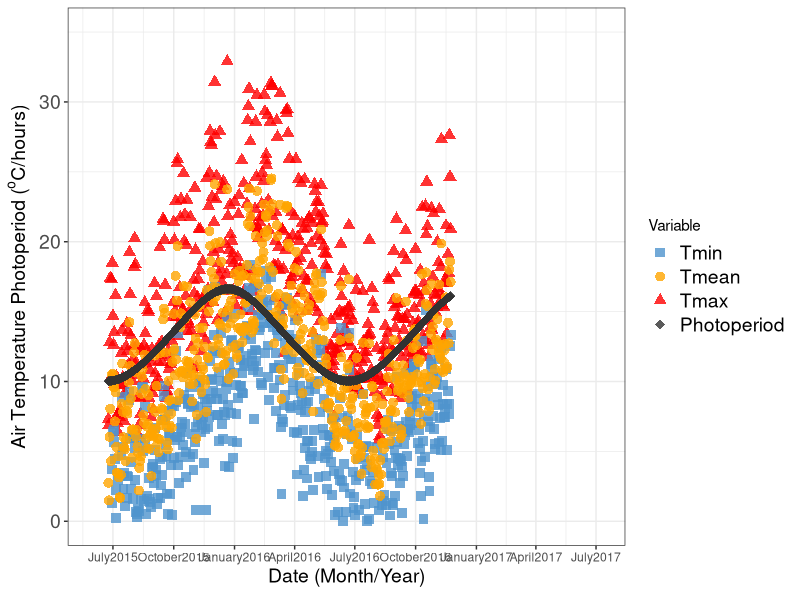
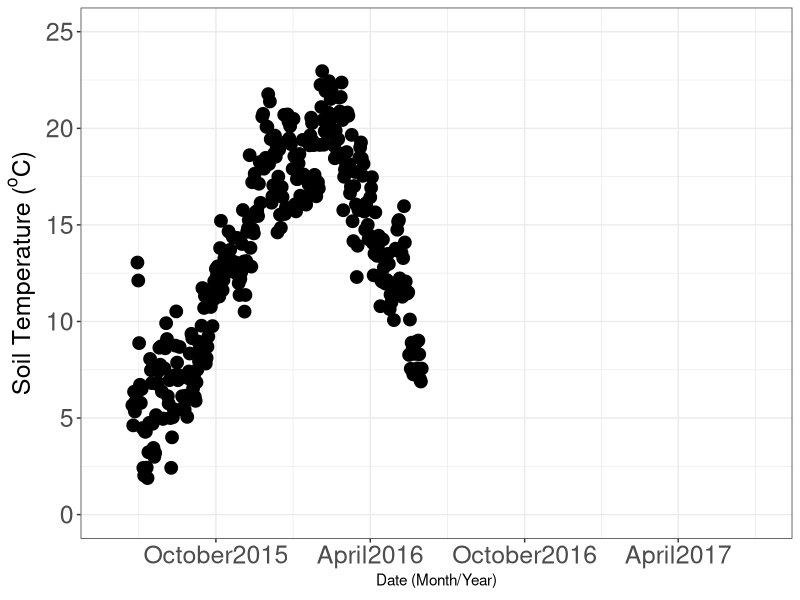
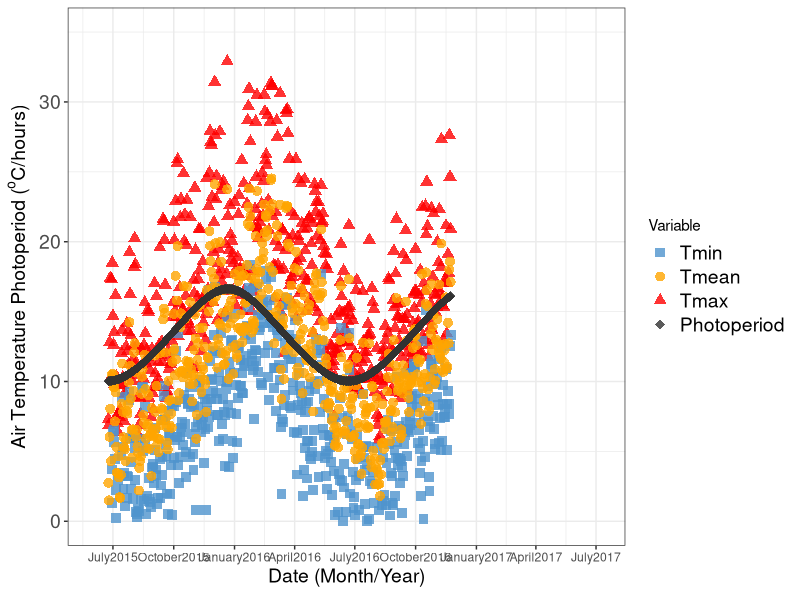
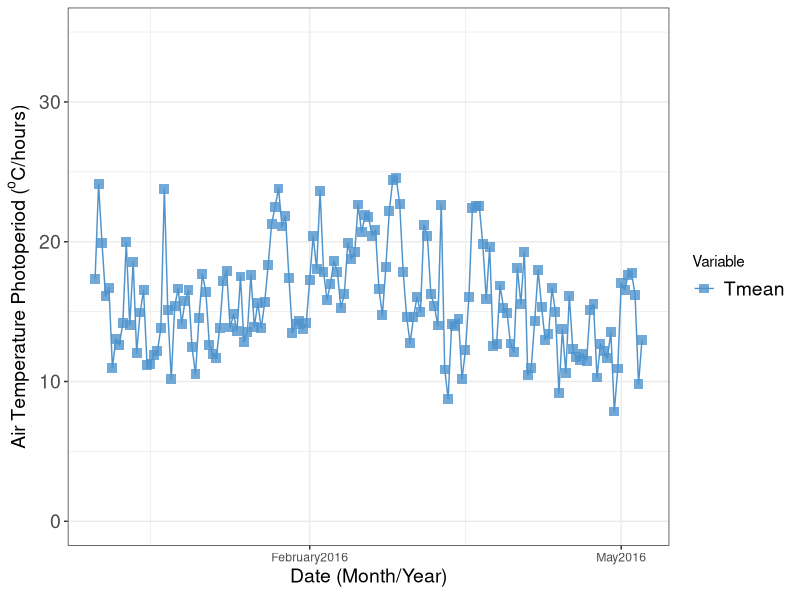
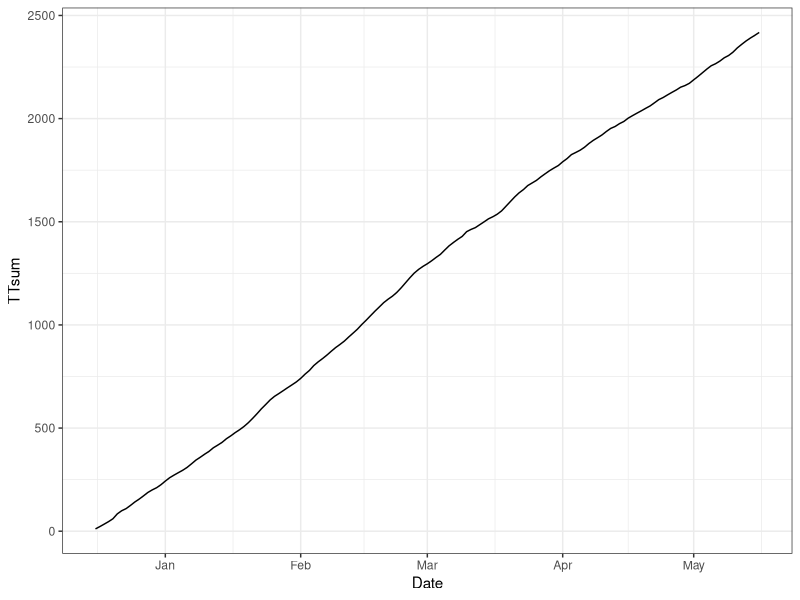
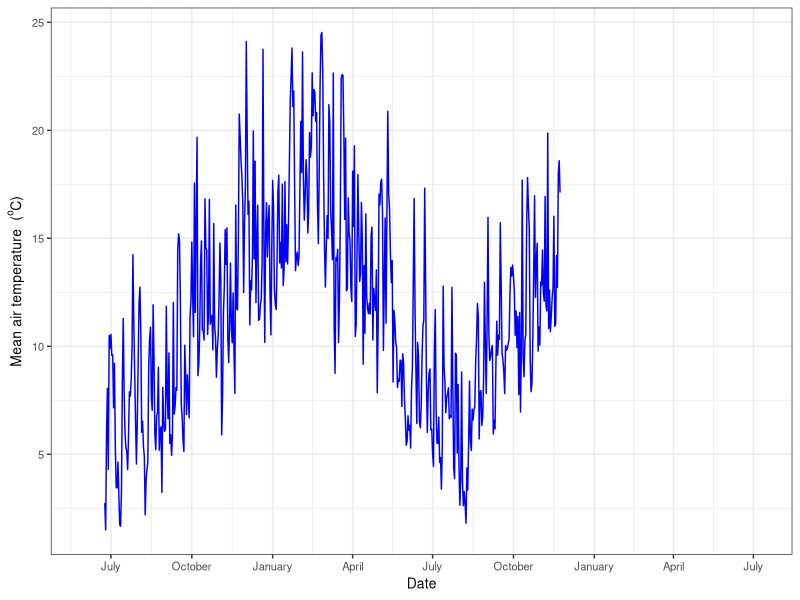
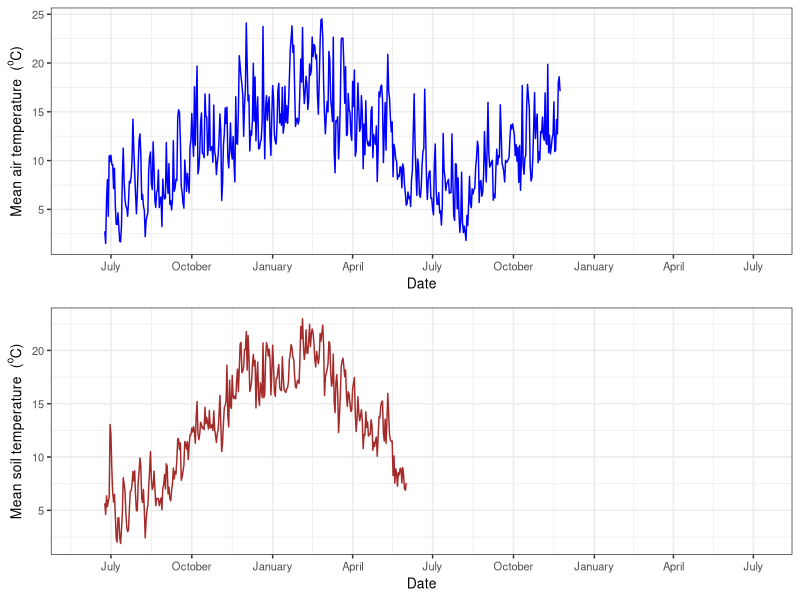
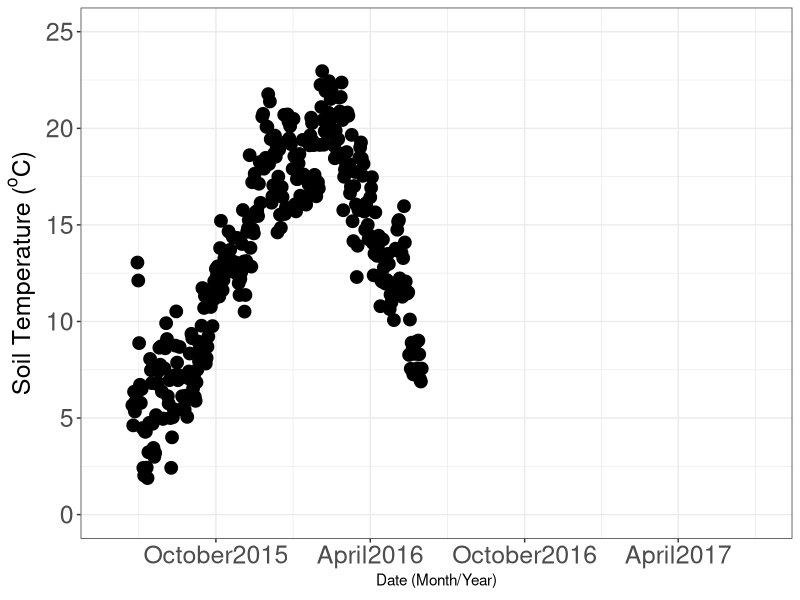

R code for these plots, in order:
## ---- chunk 1
library(tidyr)
library (dplyr)
library (ggplot2)
library (lubridate)
library (scales)
library(gridExtra)
library(knitr)
## ---- chunk 2

setwd("C:\\GitHubRepos\\SubCloverPhD\\SubClover\\Iv2_SoilAirTemp")
getwd()
#read soil and Air data 
df_file <- read.table("SoilTemp.txt", header=TRUE)
df_Air <- read.table("RawWeaIv2.txt", header=TRUE)

head(df_file)
tail (df_Air)
#keep this scirpt for the real weather data

str(df_Air)


## ---- chunk 3

df_gather<-df_Air %>%
  select(Date,Tx,Tm,MeanTt,Pp)%>%
gather(key= "Variable" , value = "TempHour", Tx,Tm,MeanTt,Pp)%>%
  mutate(Date=dmy(Date))
  

df_gather%>%
  mutate(Variable=factor(Variable,levels=c("Tm","MeanTt","Tx","Pp"),labels = c("Tmin","Tmean","Tmax","Photoperiod")))%>%
 ggplot(aes(x=Date, y= TempHour)) +
  theme_bw()+
  geom_point(aes(colour=Variable,shape=Variable), alpha=0.8, size=3)+
  #geom_point()+
  scale_color_manual(values = c("steelblue3","orange","red", "gray20" ))+
  scale_shape_manual(values = c(15,16,17,18))+
  #geom_line(aes(colour=Variable))+
  #geom_smooth(aes(colour=Variable))+
  xlab(expression(Date~"(Month/Year)"))+
  
  ylab(expression(Air~Temperature~Photoperiod~"("^"o"*"C/hours)"))+
  scale_x_date(date_breaks = "3 month", 
                 date_labels = "%B%Y",
                 limits = as.Date(c('2015-06-01','2017-07-07')))+
  theme(axis.text.y = element_text(size=14))+
  theme(axis.title.y = element_text(size=14))+
  theme(legend.text = element_text(size=14))+
  theme(axis.title.x = element_text(size=14))+
  ylim(0,35)
    
 #ggsave("plot_TempPpIversen.png", width=12, height=6, dpi=400)

## ---- chunk 4

  str(df_file)

df_file%>%
  mutate(Date=dmy(Date))%>%
  #mutate(Variable=factor(Variable,levels=c("Tm","MeanTt","Tx","Pp"),labels = c("Tmin","Tmean","Tmax","Photoperiod")))%>%
 ggplot(aes(x=Date, y= TempSoil10mm)) +
  theme_bw()+
  #geom_point(aes(colour=Variable,shape=Variable), alpha=0.8, size=3)+
  geom_point(aes(),size=4)+
  scale_color_manual(values = c("gray20" ))+
  scale_shape_manual(values = c(15))+
  #geom_line(aes(colour=Variable))+
  #geom_smooth(aes(colour=Variable))+
  xlab(expression(Date~"(Month/Year)"))+
  
  ylab(expression(Soil~Temperature~"("^"o"*"C)"))+
  scale_x_date(date_breaks = "6 month", 
                 date_labels = "%B%Y",
                 limits = as.Date(c('2015-06-01','2017-07-07')))+
  theme(axis.text.y = element_text(size=18))+
  theme(axis.title.y = element_text(size=18))+
  theme(legend.text = element_text(size=18))+
  theme(axis.title.x = element_text(size=))+
  theme(axis.text.x = element_text(size=18))+
  ylim(0,25)
    
 ggsave("plot_SoilTempPpIversen.png", width=12, height=6, dpi=400)

## ---- chunk 5

df_gather<-df_Air %>%
  select(Date,Tx,Tm,MeanTt,Pp)%>%
gather(key= "Variable" , value = "TempHour", Tx,Tm,MeanTt,Pp)%>%
  mutate(Date=dmy(Date))
  

df_gather%>%
  mutate(Variable=factor(Variable,levels=c("Tm","MeanTt","Tx","Pp"),labels = c("Tmin","Tmean","Tmax","Photoperiod")))%>%
 ggplot(aes(x=Date, y= TempHour)) +
  theme_bw()+
  geom_point(aes(colour=Variable,shape=Variable), alpha=0.8, size=3)+
  #geom_point()+
  scale_color_manual(values = c("steelblue3","orange","red", "gray20" ))+
  scale_shape_manual(values = c(15,16,17,18))+
  #geom_line(aes(colour=Variable))+
  #geom_smooth(aes(colour=Variable))+
  xlab(expression(Date~"(Month/Year)"))+
  
  ylab(expression(Air~Temperature~Photoperiod~"("^"o"*"C/hours)"))+
  scale_x_date(date_breaks = "3 month", 
                 date_labels = "%B%Y",
                 limits = as.Date(c('2015-06-01','2017-07-07')))+
  theme(axis.text.y = element_text(size=14))+
  theme(axis.title.y = element_text(size=14))+
  theme(legend.text = element_text(size=14))+
  theme(axis.title.x = element_text(size=14))+
  ylim(0,35)
    
 #ggsave("plot_TempPpIversen.png", width=12, height=6, dpi=400)

## ---- chunk 6

df_gather<-df_Air %>%
  select(Date,Tx,Tm,MeanTt,Pp)%>%
gather(key= "Variable" , value = "TempHour", Tx,Tm,MeanTt,Pp)%>%
  mutate(Date=dmy(Date))
  

df_gather%>%
  mutate(Variable=factor(Variable,levels=c("Tm","MeanTt","Tx","Pp"),labels = c("Tmin","Tmean","Tmax","Photoperiod")))%>%
  filter(Variable=="Tmean")%>%
 ggplot(aes(x=Date, y= TempHour)) +
  theme_bw()+
  geom_point(aes(colour=Variable,shape=Variable), alpha=0.8, size=3)+
  #geom_point()+
  scale_color_manual(values = c("steelblue3","orange","red", "gray20" ))+
  scale_shape_manual(values = c(15,16,17,18))+
  geom_line(aes(colour=Variable))+
  #geom_smooth(aes(colour=Variable))+
  xlab(expression(Date~"(Month/Year)"))+
  
  ylab(expression(Air~Temperature~Photoperiod~"("^"o"*"C/hours)"))+
  scale_x_date(date_breaks = "3 month", 
                 date_labels = "%B%Y",
                 limits = as.Date(c('2015-12-01','2016-05-07')))+
  theme(axis.text.y = element_text(size=14))+
  theme(axis.title.y = element_text(size=14))+
  theme(legend.text = element_text(size=14))+
  theme(axis.title.x = element_text(size=14))+
  ylim(0,35)
    
 #ggsave("plot_TempPpIversen.png", width=12, height=6, dpi=400)

## ---- chunk 7
dfTT <- df_Air %>%
  select(Date, MeanTt)%>%
  mutate(Date=dmy(Date))%>%
  subset(Date>"2015-12-15"& Date<"2016-05-17")%>%
  mutate(TTsum=cumsum(MeanTt))
  


 dfTT %>% ggplot(aes(x=Date, y= TTsum))  +
   geom_line()+
  theme_bw()

## ---- chunk 8


g1<- df_file %>%
  mutate(Date = dmy(Date))%>% #(need to reformat date here)
  mutate(TempSoil10mm= as.numeric(TempSoil10mm))%>%
  #filter(year %in% 2015:2017) %>%
  group_by(Date) %>%
 summarise_all(funs(mean)) %>%
  ggplot(aes(x=Date, y= TempSoil10mm))  +
  #geom_point(colour= "darkblue", alpha=0.2) +
  geom_line(colour= "brown")+
  #stat_smooth(level = 0.9, size = 1, colour="white") + 
  theme_bw() +
  xlab("Date") + 
  ylab(expression(Mean~soil~temperature~~"("^"o"*"C)"))+
  theme(text = element_text(size=10))+
  scale_x_date(date_breaks = "3 month", 
                 date_labels = "%B",
                 limits = as.Date(c('2015-06-01','2017-07-07')))



## ---- chunk 9


 df_Air %>%
  mutate(Date = dmy(Date))%>% #(need to reformat date here)
  #filter(year %in% 2015:2017) %>%
  group_by(Date) %>%
  summarise_each(funs(mean))%>%
  ggplot(aes(x=Date, y= MeanTt))  +
  #geom_point(colour= "darkblue", alpha=0.2) +
  geom_line(colour= "blue")+
  #stat_smooth(level = 0.9, size = 1, colour="white") + 
  theme_bw() +
  xlab("Date") + 
  theme(text = element_text(size=10))+
  ylab(expression(Mean~air~temperature~~"("^"o"*"C)"))+
  scale_x_date(date_breaks = "3 month", 
                 date_labels = "%B",
                 limits = as.Date(c('2015-06-01','2017-07-07')))




## ---- chunk 10
g2 <-df_Air %>%
  mutate(Date = dmy(Date))%>% #(need to reformat date here)
  #filter(year %in% 2015:2017) %>%
  group_by(Date) %>%
  summarise_each(funs(mean))%>%
  ggplot(aes(x=Date, y= MeanTt))  +
  #geom_point(colour= "darkblue", alpha=0.2) +
  geom_line(colour= "blue")+
  #stat_smooth(level = 0.9, size = 1, colour="white") + 
  theme_bw() +
 xlab("Date") + 
  ylab(expression(Mean~air~temperature~~"("^"o"*"C)"))+
  theme(text = element_text(size=10))+
  scale_x_date(date_breaks = "3 month", 
                 date_labels = "%B",
                 limits = as.Date(c('2015-06-01','2017-07-07'))) 



## ---- chunk 11


grid.arrange(g2, g1)
